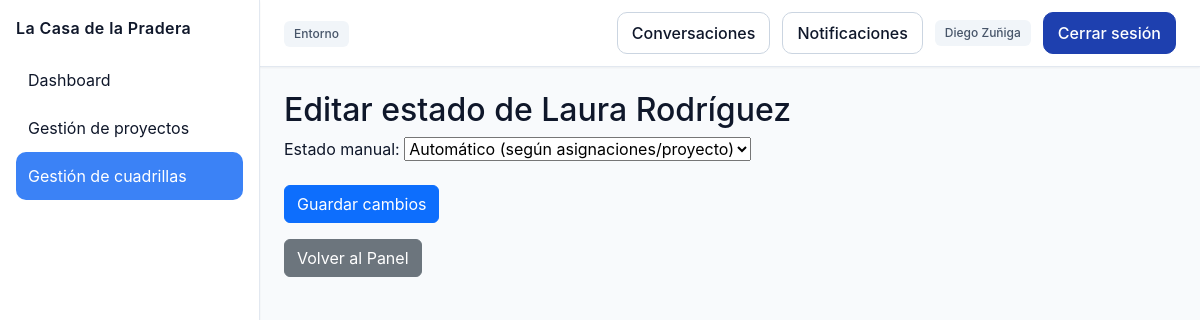
Page /personal/trabajador/16/estado/ (signed in) on the committed database.
### personal/models.py (models this page shows, shortened)
class Trabajador(models.Model):
    TIPO_CHOICES = [
        ('trabajador', 'Trabajador'),
        ('lider', 'Líder'),
        ('jefe', 'Jefe'),
    ]
    ESTADO_CHOICES = [
        ('disponible', 'Disponible'),
        ('asignado', 'Asignado'),
        ('vacaciones', 'Vacaciones'),
        ('licencia', 'Licencia'),
        ('inactivo', 'Inactivo'),
    ]
    rut = models.CharField(max_length=20, unique=True, validators=[rut_valido])
    nombre = models.CharField(max_length=100)
    apellido = models.CharField(max_length=100)
    email = models.EmailField()
    telefono = models.CharField(max_length=30, blank=True, null=True)
    direccion = models.CharField(max_length=255, blank=True, null=True)
    fecha_nacimiento = models.DateField(null=True, blank=True)
    tipo_trabajador = models.CharField(max_length=20, choices=TIPO_CHOICES, default='trabajador')
    especialidad = models.CharField(max_length=100, blank=True, null=True)
    estado = models.CharField(max_length=20, choices=ESTADO_CHOICES, default='disponible')
    fecha_ingreso = models.DateField(null=True, blank=True)
    anos_experiencia = models.PositiveIntegerField(default=0)
    user = models.OneToOneField(User, on_delete=models.SET_NULL, null=True, blank=True, related_name='trabajador_profile')
    activo = models.BooleanField(default=True)
    password_inicial = models.BooleanField(default=False)
    manual_override = models.BooleanField(default=False)
    created_at = models.DateTimeField(auto_now_add=True)
    updated_at = models.DateTimeField(auto_now=True)
    class Meta:
        verbose_name = 'Trabajador'
        verbose_name_plural = 'Trabajadores'

### personal/views.py (the view, shortened to what this page needs)
@login_required
def editar_estado_trabajador(request, trabajador_id):
    trabajador = get_object_or_404(Trabajador, id=trabajador_id)
    perfil = TrabajadorPerfil.objects.filter(user=trabajador.user).first()
    return render(request, "editar_estado_trabajador.html", {
        "trabajador": trabajador,
        "perfil": perfil,
    })

### core/context_processors.py (called while the page is built)
def notificaciones_no_leidas(request):
    if request.user.is_authenticated:
        return {
            "notifs_no_leidas": request.user.notificaciones.filter(leida=False).count()
        }
    return {"notifs_no_leidas": 0}

### personal/templates/editar_estado_trabajador.html (shortened to what this page needs)
{% extends 'base.html' %}
{% block content %}
<h2>Editar estado de {{ trabajador.nombre }} {{ trabajador.apellido }}</h2>
    <form method="post">
        <label>Estado manual:</label>
        <select name="estado_manual">
            <option value="automatic" {% if not trabajador.manual_override %}selected{% endif %}>
                Automático (según asignaciones/proyecto)
            </option>
        </select>
        <br><br>
        <button class="btn btn-primary">Guardar cambios</button>
    </form>
    <a href="{% url 'proyectos:panel' %}" class="btn btn-secondary mt-3">Volver al Panel</a>
    {% endblock %}

### core/templates/base.html (shortened to what this page needs)
{% load custom_tags %}
{% load static %}
<!DOCTYPE html>
<html lang="es">
<head>
    <link href="https://cdn.jsdelivr.net/npm/bootstrap@5.3.2/dist/css/bootstrap.min.css" rel="stylesheet">
    <link rel="stylesheet" href="{% static 'css/base.css' %}">
    <link rel="stylesheet" href="{% static 'css/sidebar.css' %}">
    <link rel="stylesheet" href="{% static 'css/components.css' %}">
    <link rel="stylesheet" href="{% static 'css/tables.css' %}">
    <link rel="stylesheet" href="{% static 'css/forms.css' %}">
</head>
<body class="app-shell">
{% if request.user.is_authenticated and request.path != '/usuarios/login/' and request.path != '/accounts/login/' %}
<aside class="app-sidebar">
    <div class="sidebar-title">La Casa de la Pradera</div>
    <nav>
        <ul class="sidebar-nav">
            <li>
                <a href="{% url 'dashboard' %}"
                   {% if request.path == '/' or request.path|slice:":10" == '/dashboard' %}aria-current="page"{% endif %}>Dashboard</a>
            </li>
            <li>
                <a href="{% url 'proyectos:panel' %}"
                   {% if '/proyectos' in request.path %}aria-current="page"{% endif %}>Gestión de proyectos</a>
            </li>
            <li>
                <a href="{% url 'personal:crear_cuadrilla' %}"
                   {% if '/personal' in request.path %}aria-current="page"{% endif %}>Gestión de cuadrillas</a>
            </li>
        </ul>
    </nav>
</aside>
<header class="app-header">
    <div class="header-left">
        <span class="badge badge--muted">Entorno</span>
    </div>
    <div class="header-actions">
        <a class="btn btn--ghost" href="{% url 'comunicacion:conversations_list' %}">Conversaciones</a>
        <a class="btn btn--ghost" href="{% url 'personal:mis_notificaciones' %}">
            Notificaciones
        </a>
        <span class="badge badge--muted">{{ request.user.first_name }} {{ request.user.last_name }}</span>
        <a href="{% url 'usuarios:logout' %}" class="btn btn--primary">Cerrar sesión</a>
    </div>
</header>
{% endif %}
<main class="app-content">
    {% block content %}{% endblock %}
</main>
</body>
</html>

### static/css/base.css (style rules this page uses)
:root { --primary: #1e40af; --primary-dark: #1e3a8a; --primary-light: #3b82f6; --secondary: #64748b; --accent: #f59e0b; --success: #10b981; --warning: #f59e0b; --danger: #ef4444; --info: #3b82f6; --pending: #8b5cf6; --bg-primary: #ffffff; --bg-secondary: #f8fafc; --bg-tertiary: #f1f5f9; --bg-sidebar: #1e293b; --border-light: #e2e8f0; --border-medium: #cbd5e1; --border-dark: #94a3b8; --text-primary: #0f172a; --text-secondary: #475569; --text-tertiary: #94a3b8; --text-white: #ffffff; --table-header: #f1f5f9; --table-row-odd: #ffffff; --table-row-even: #f8fafc; --table-hover: #e0f2fe; --table-border: #e2e8f0; --input-bg: #ffffff; --input-border: #cbd5e1; --input-focus: #3b82f6; --input-disabled: #f1f5f9; --input-error: #fecaca; --shadow-sm: 0 1px 2px 0 rgba(0, 0, 0, 0.05); --shadow-md: 0 4px 6px -1px rgba(0, 0, 0, 0.1); --shadow-lg: 0 10px 15px -3px rgba(0, 0, 0, 0.1); --radius-sm: 6px; --radius-md: 10px; --radius-lg: 14px; --space-1: 4px; --space-2: 8px; --space-3: 12px; --space-4: 16px; --space-5: 24px; --space-6: 32px; --sidebar-width: 260px; --color-bg: var(--bg-secondary); --color-panel: var(--bg-primary); --color-border: var(--border-medium); --color-muted: var(--secondary); --color-text: var(--text-primary); --color-primary: var(--primary); --color-primary-contrast: var(--text-white); --color-success: var(--success); --color-warning: var(--warning); --color-danger: var(--danger); }
html, body { height: 100%; }
body { background: var(--bg-secondary); color: var(--text-primary); font-family: "Inter", system-ui, -apple-system, Segoe UI, Roboto, Ubuntu, Cantarell, "Helvetica Neue", Arial, "Noto Sans", sans-serif; margin: 0; }
.app-shell { display: grid; grid-template-columns: var(--sidebar-width) 1fr; grid-template-rows: auto 1fr; grid-template-areas: "sidebar header" "sidebar content"; min-height: 100vh; }
.app-sidebar { grid-area: sidebar; background: var(--bg-primary); border-right: 1px solid var(--border-light); box-shadow: var(--shadow-sm); padding: var(--space-4); position: sticky; top: 0; height: 100vh; }
.app-header { grid-area: header; background: var(--bg-primary); border-bottom: 1px solid var(--border-light); box-shadow: var(--shadow-sm); display: flex; align-items: center; justify-content: space-between; padding: var(--space-3) var(--space-5); }
.app-content { grid-area: content; padding: var(--space-5); }
.sidebar-title { font-weight: 600; letter-spacing: 0.4px; color: var(--text-primary); margin-bottom: var(--space-4); }
.sidebar-nav { list-style: none; padding: 0; margin: 0; }
.sidebar-nav a { display: flex; align-items: center; gap: var(--space-3); padding: var(--space-3) var(--space-3); color: var(--text-primary); text-decoration: none; border-radius: var(--radius-md); transition: background 0.2s ease, color 0.2s ease; }
.sidebar-nav a[aria-current="page"] { background: var(--primary-light); color: var(--text-white); }
.header-actions { display: flex; align-items: center; gap: var(--space-3); }
.badge { display: inline-block; padding: 4px 10px; border-radius: var(--radius-sm); font-size: 12px; font-weight: 500; line-height: 18px; }
.badge--muted { background: var(--bg-tertiary); color: var(--text-secondary); }
.btn.btn--primary, .btn.btn--ghost, .btn.btn--muted, a.btn.btn--primary, a.btn.btn--ghost, a.btn.btn--muted { display: inline-flex !important; align-items: center; justify-content: center; gap: var(--space-2); padding: 8px 14px !important; border-radius: var(--radius-md) !important; font-weight: 500; cursor: pointer; text-decoration: none !important; transition: all 0.2s ease; }
.btn.btn--primary, a.btn.btn--primary { background: var(--primary) !important; color: var(--text-white) !important; border: 1px solid var(--primary) !important; }
.btn.btn--ghost, a.btn.btn--ghost { background: var(--bg-primary) !important; color: var(--text-primary) !important; border: 1px solid var(--border-medium) !important; }

### rows in the picture
Trabajador: nombre "Laura", apellido "Rodríguez", estado_manual "Automático (según asignaciones/proyecto)"

### other values in the picture
{{ request.user.first_name }} "Diego"
{{ request.user.last_name }} "Zuñiga"
